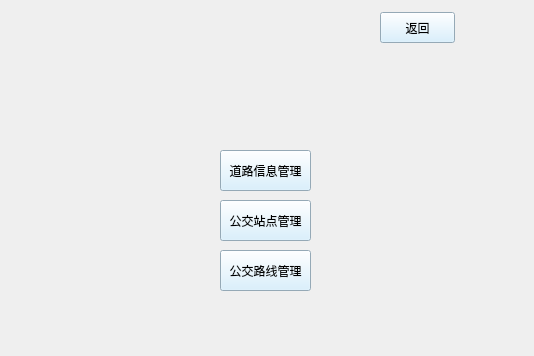
<?xml version="1.0" encoding="UTF-8"?>
<ui version="4.0">
 <class>manager</class>
 <widget class="QWidget" name="manager">
  <property name="geometry">
   <rect>
    <x>0</x>
    <y>0</y>
    <width>534</width>
    <height>356</height>
   </rect>
  </property>
  <property name="minimumSize">
   <size>
    <width>534</width>
    <height>356</height>
   </size>
  </property>
  <property name="maximumSize">
   <size>
    <width>534</width>
    <height>356</height>
   </size>
  </property>
  <property name="windowTitle">
   <string>Form</string>
  </property>
  <property name="styleSheet">
   <string notr="true">#manager{image: url(:/new/prefix1/bus.jpg);}</string>
  </property>
  <widget class="QPushButton" name="pushButton">
   <property name="geometry">
    <rect>
     <x>220</x>
     <y>200</y>
     <width>91</width>
     <height>41</height>
    </rect>
   </property>
   <property name="styleSheet">
    <string notr="true">background-color: rgb(208, 237, 255);</string>
   </property>
   <property name="text">
    <string>公交站点管理</string>
   </property>
  </widget>
  <widget class="QPushButton" name="pushButton_2">
   <property name="geometry">
    <rect>
     <x>220</x>
     <y>150</y>
     <width>91</width>
     <height>41</height>
    </rect>
   </property>
   <property name="styleSheet">
    <string notr="true">background-color: rgb(208, 237, 255);</string>
   </property>
   <property name="text">
    <string>道路信息管理</string>
   </property>
  </widget>
  <widget class="QPushButton" name="pushButton_3">
   <property name="geometry">
    <rect>
     <x>220</x>
     <y>250</y>
     <width>91</width>
     <height>41</height>
    </rect>
   </property>
   <property name="styleSheet">
    <string notr="true">background-color: rgb(208, 237, 255);</string>
   </property>
   <property name="text">
    <string>公交路线管理</string>
   </property>
  </widget>
  <widget class="QPushButton" name="pushButton_4">
   <property name="geometry">
    <rect>
     <x>380</x>
     <y>12</y>
     <width>75</width>
     <height>31</height>
    </rect>
   </property>
   <property name="styleSheet">
    <string notr="true">background-color: rgb(208, 237, 255);</string>
   </property>
   <property name="text">
    <string>返回</string>
   </property>
  </widget>
 </widget>
 <resources/>
 <connections/>
</ui>
